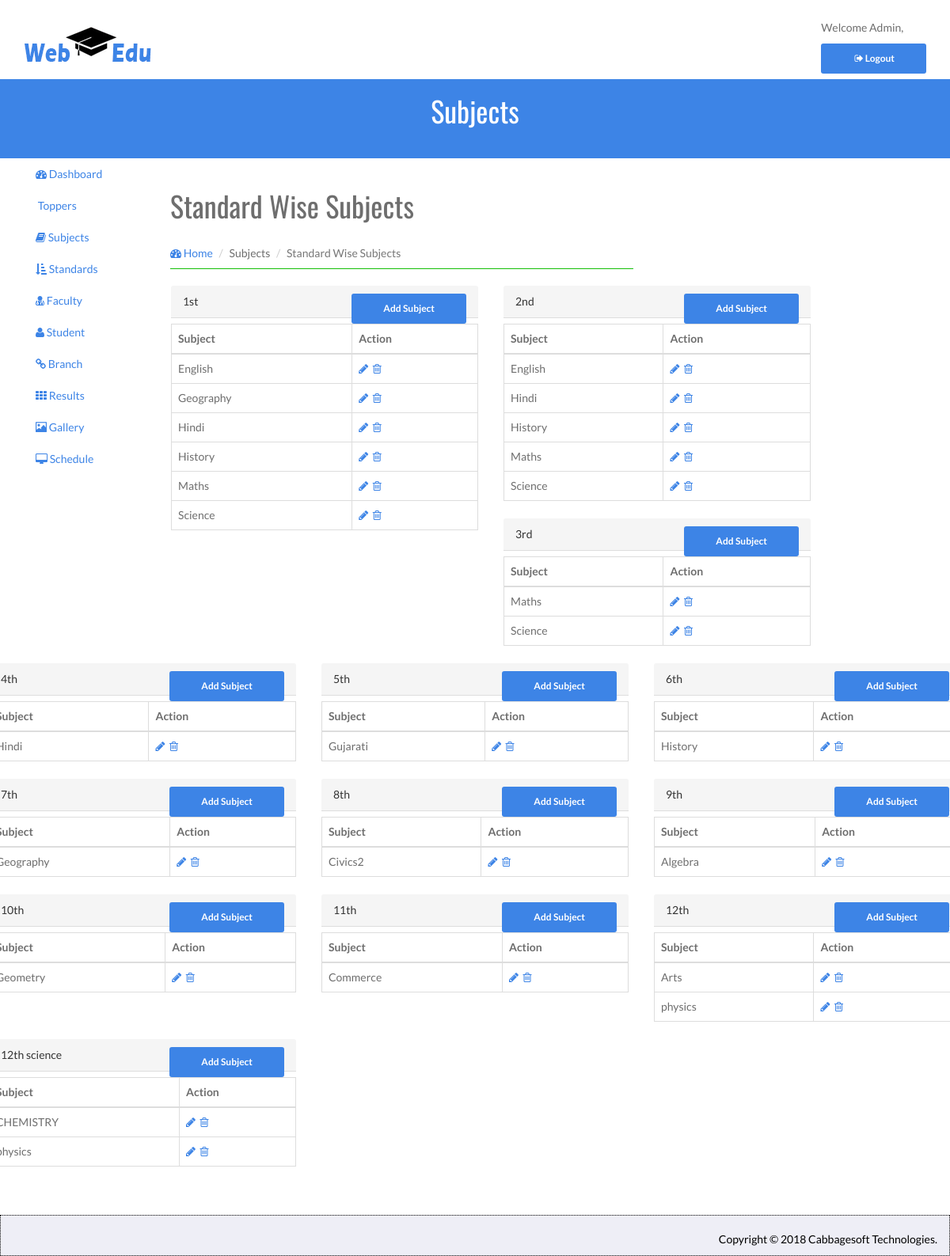
The app's page /admin/index.php/subject_controller/ViewSubject, older data.
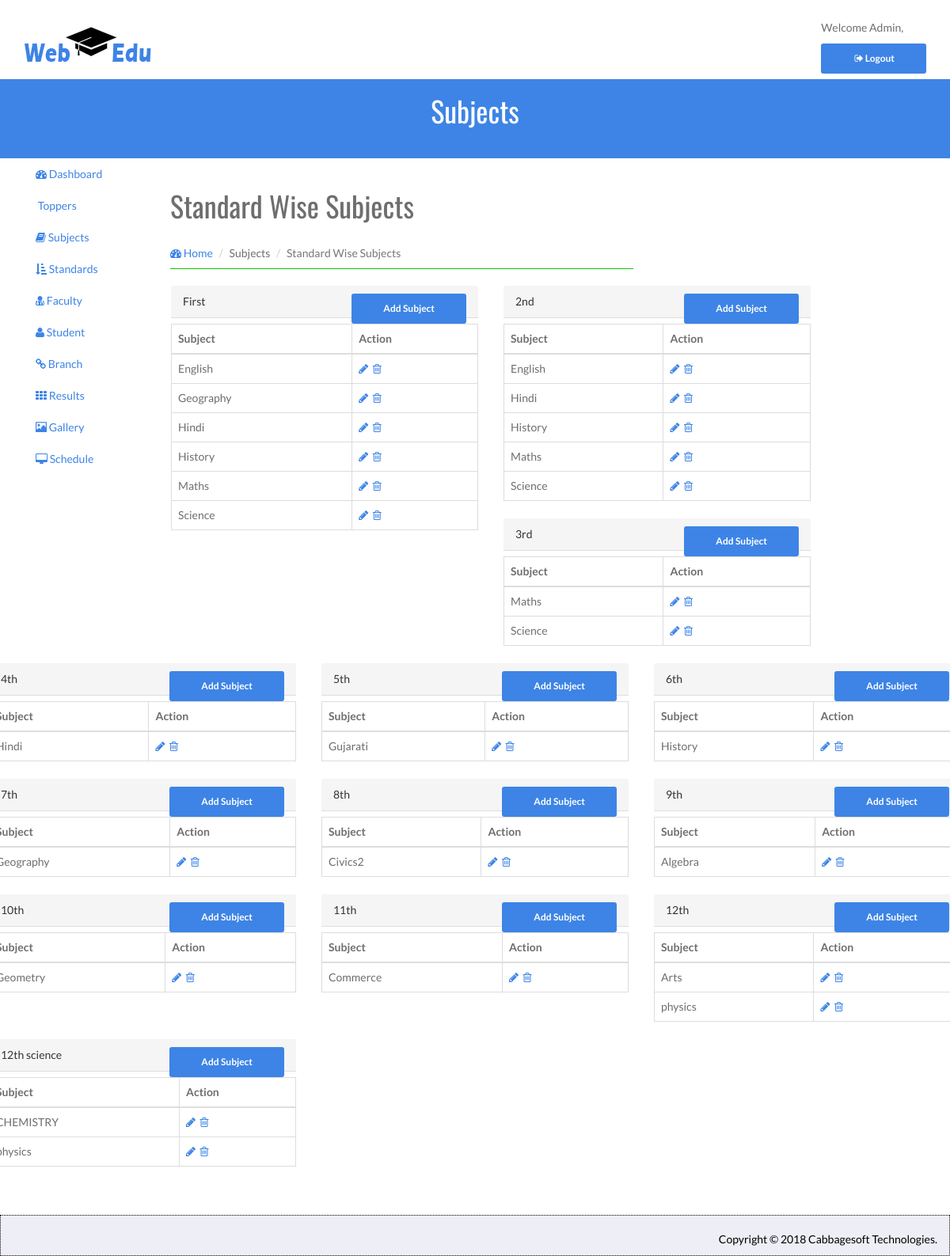
The same page, newer data.
### tables this page shows
CREATE TABLE `standard_mst` (
  `standard_id` int(11) NOT NULL,
  `standard` varchar(250) DEFAULT NULL
);

### admin/application/controllers/Subject_Controller.php (called while the page is built, shortened)
<?php
class Subject_Controller extends CI_Controller {
    function __construct() {
        $this->load->model('Subject_Model');
    }
    public function ViewSubject() {
        $standards=$this->Subject_Model->FetchAllStandards();
        foreach($standards as $standard) {
            $result['s_'.$standard->standard_id]=$this->Subject_Model->FetchSubjects($standard->standard_id);
        }
        $result['AllStandards'] = $standards;
        $this->load->view('ViewSubject',$result);
    }
}

### admin/index.php (called while the page is built, shortened)
<?php
require_once BASEPATH.'core/CodeIgniter.php';

### admin/application/models/Subject_Model.php (called while the page is built, shortened)
<?php
class Subject_Model extends CI_Model {
    public function FetchAllStandards() {
        $this->db->select('*')->from('standard_mst');
        $q = $this->db->get();
        return $q->result();
    }
    public function FetchSubjects($id) {
        $this->db->select('*')->from('subject_mst sub');
        $this->db->join('standard_mst std', 'sub.standard_id = std.standard_id');
        $this->db->where('sub.standard_id',$id);
        $this->db->order_by('sub.sub_name', 'asc');
        $q = $this->db->get();
        return $q->result();
    }
}
?>

### admin/application/views/ViewSubject.php (the view, shortened to what this page needs)
<!DOCTYPE html>
<html>
    <head>
    </head>
    <body>
        <div id="wrapper">
            <header id="head" class="secondary" style="height:50px;">
            <div class="container">
                <h1>Subjects</h1>
            </div>
        </header>
            <div id="page-wrapper">
                <div class="row">
                    <div class="col-lg-6">
                      <div class="page-header">
                        <h1 class="heading">Standard Wise Subjects</h1>
                        <ol class="breadcrumb">
                            <li><a href="<?php echo base_url("index.php/Login_Controller/Home"); ?>"><i class="fa fa-dashboard"></i> Home</a></li>
                            <li>Subjects</li>
                            <li class="active">Standard Wise Subjects</li>
                        </ol>
                      </div>
                    </div>
                <div class="row clearfix">
                    <?php $count=0; foreach($AllStandards as $standard) {
                        $id = $standard->standard_id;
                        $subjects = 's_'.$id;
                    ?>
                    <div class="col-lg-4">
                        <div class="panel panel-default">
                            <div class="panel-heading">
                                <?php echo $standard->standard; ?>  <a href="#" id="<?php echo $id; ?>" data-toggle="modal" data-target="#AddSubject" class="btn btn-info btn-xs pull-right standard_id">Add Subject</a>
                            </div>
                            <div class="panel-body">
                                <table class="table table-hover table-bordered">
                                    <thead>
                                        <tr>
                                            <th>Subject</th>
                                            <th>Action</th>
                                        </tr>
                                    </thead>
                                    <tbody>
                                        <?php foreach($$subjects as $subject) { ?>
                                        <tr>
                                            <td><?php echo $subject->sub_name; ?></td>
                                            <td>
                                                <a href="<?php echo base_url("index.php/Subject_Controller/EditSubject/$subject->sub_id");?>" data-toggle="tooltip" data-placement="top" title="Edit"><i class="fa fa-pencil update"></i></a>&nbsp;
                                                <a  onclick="return confirm('Are You Sure Remove This Record ');" href="<?php echo base_url("index.php/Subject_Controller/DeleteSubject/$subject->sub_id/$subject->standard_id")?>" data-toggle="tooltip" data-placement="top" title="Delete"><i class="fa fa-trash-o delete"></i></a>
                                            </td>
                                        </tr>
                                        <?php } ?>
                                    </tbody>
                                </table>
                            </div>
                        </div>
                    </div>
                    <?php $count++; if($count%3 == 0) { echo "</div><div class='row'>"; } } ?>
                </div>
            </div>
            </div>
        </div>
    </body>
</html>

Row changes from the older to the newer data that the page shows:
changed standard_mst: standard "1st" → "First"
